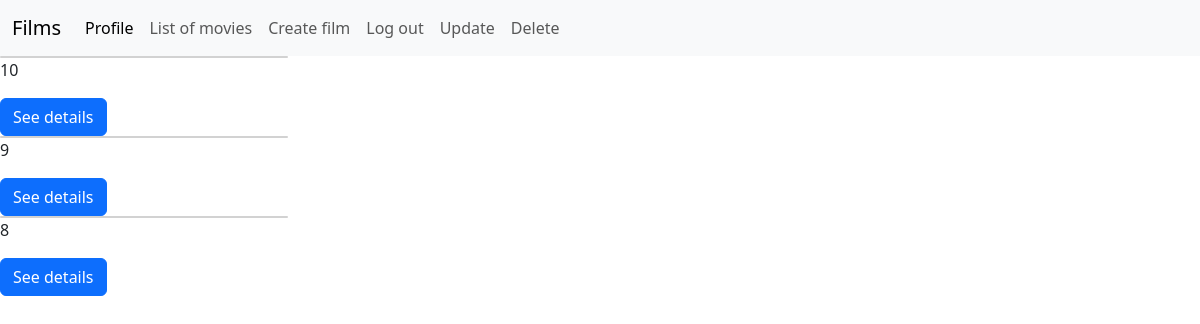
The app's page / (signed in) with its own data.
### films/models.py (models this page shows, shortened)
class Category(models.Model):
    rating = models.IntegerField(default=0, null=True)

### films/views.py (the view)
# urls.py: path('', base),
def base(request):
    if request.method == 'GET':
        categories = Category.objects.all()
        return render(request, 'base.html', context={'categories': categories})

### templates/base.html (shortened to what this page needs)
<header>
    <link rel="stylesheet" href="https://cdn.jsdelivr.net/npm/bootstrap@5.3.3/dist/css/bootstrap.min.css"
>
    <nav class="navbar navbar-expand-lg bg-body-tertiary">
        <div class="container-fluid">
            <a class="navbar-brand" href="/">Films</a>
            <div class="collapse navbar-collapse" id="navbarSupportedContent">
                <ul class="navbar-nav me-auto mb-2 mb-lg-0">
                    <li class="nav-item">
                        <a class="nav-link active" aria-current="page" href="/profile/">Profile</a>
                    </li>
                    {% if user.is_authenticated %}
                    <li class="nav-item">
                        <a class="nav-link" href="/films/">List of movies</a>
                    </li>
                   <li class="nav-item">
                        <a class="nav-link" href="/film_create/">Create film</a>
                   </li>
                   <li class="nav-item">
                    <a class="nav-link" href="/logout/">Log out</a>
                   </li>
                   <li class="nav-item">
                    <a class="nav-link" href="/settings/">Update</a>
                   </li>
                   <li class="nav-item">
                    <a class="nav-link" href="/delete/">Delete</a>
                   </li>
                   {% endif %}
                </ul>
            </div>
        </div>
    </nav>
</header>
{% block content %}
{% for category in categories %}
<div class="card" style="width: 18rem;"></div>
    <div class="card-body">
            <p class="card-text">{{ category.rating }}</p>
            <a href="/films/?category_id={{category.id}}" class="btn btn-primary">See details</a>
    </div>
{% endfor %}
{% endblock %}

### records on screen
Category: rating "10"
Category: rating "9"
Category: rating "8"
